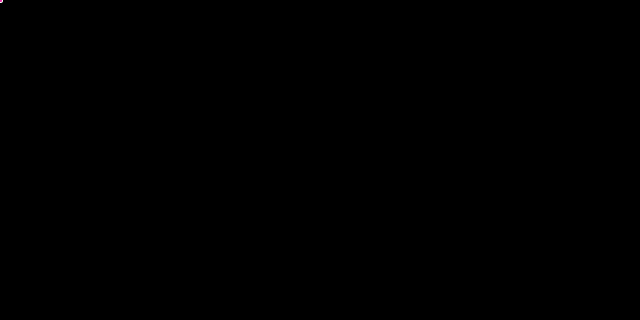
Frame 1 (no input)
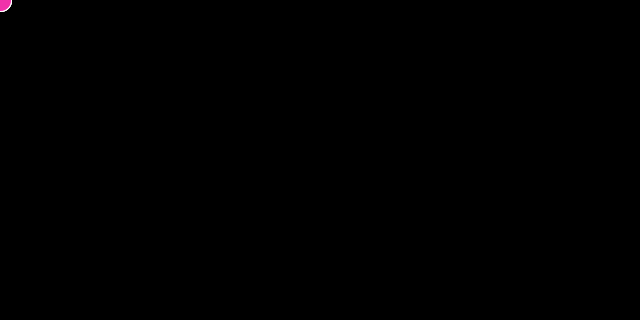
Frame 60 (the mouse pressed at the canvas centre just before this capture)
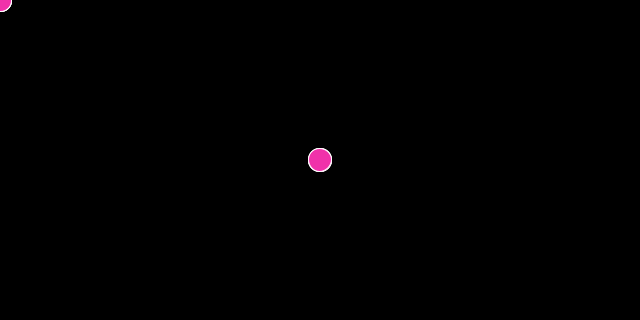
Frame 120 (the mouse held since frame 60 and released just before this capture)

The Processing sketch that drew these frames (run headless with seeded random() and noise(); from frame 60 on, the mouse is pressed at the canvas centre):

// Processing sketch: sizeConditionalsPaintbrush
// ── sizeConditionalsPaintbrush.pde
float circleSize = 5;

void setup() {
  size(640, 320);
  background(0);
}

void draw() {
  circleSize = circleSize + 0.3;

  stroke(255);
  fill(240, 50, 170);
  circle(mouseX, mouseY, circleSize);

  if (circleSize > 40) {
    fill(40, 255, 200);
    circle(mouseX, mouseY, circleSize);
  }
}

void mousePressed() {
  circleSize = 5;
}
